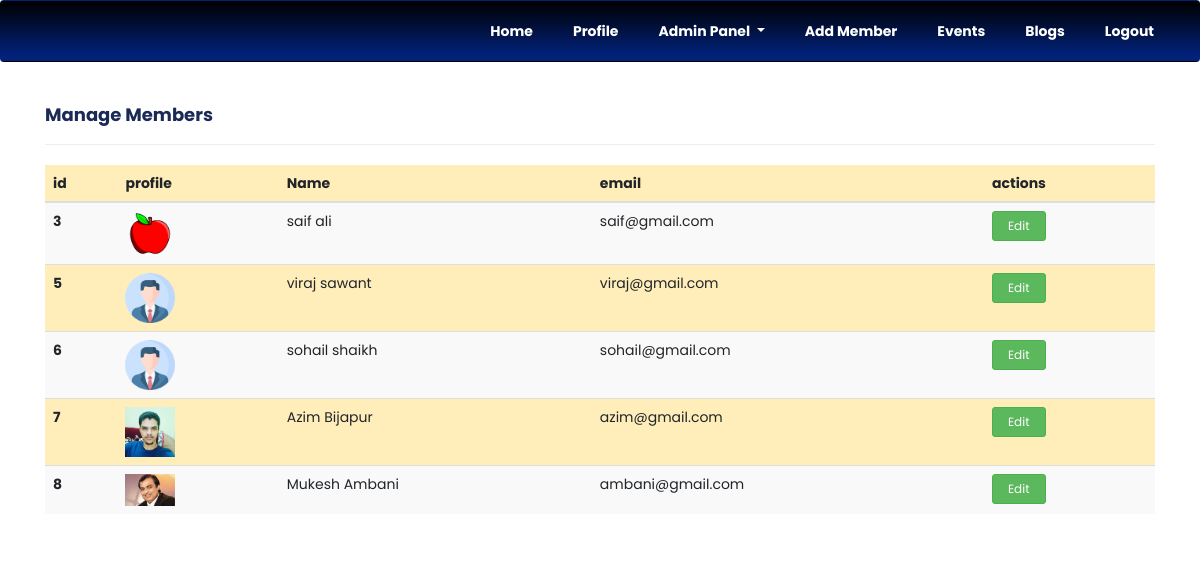
The app's page /expertmanage (signed in) with its own data.
### app.py (models this page shows, shortened)
class Expert(db.Model, UserMixin):
    __tablename__ = 'expert'
    id = db.Column(db.Integer, primary_key=True)
    email = db.Column(db.Text, nullable=False)
    pwd = db.Column(db.Text, nullable=False)
    fname = db.Column(db.Text, nullable=False)
    lname = db.Column(db.Text, nullable=False)
    phone = db.Column(db.Text, nullable=False)
    verified = db.Column(db.Integer, default=2)
    subject = db.Column(db.String(100))
    branch = db.Column(db.String(100))
    address = db.Column(db.String(100))
    image = db.Column(db.String(100), default='')
    receipt = db.Column(db.String(100), default='')

### app.py (the view)
@app.route('/expertmanage', methods=['GET', 'POST'])
@login_required
def expertmanage():
    news = News.query.order_by(News.date.desc()).all()
    if current_user.subject == "Admin":
        experts = Expert.query.filter(
            Expert.subject != "Admin", Expert.verified == 1).all()
        return render_template('expertmanage.html', posts=experts)
    return render_template('Newindex.html', news=news)

### app.py (called while the page is built)
@login_manager.user_loader
def load_user(id):
    print(type(id))
    return Expert.query.get(int(id))

### templates/expertmanage.html (shortened to what this page needs)
{% extends 'Newbase.html' %}
{% block body %}
<section class="p-1">
    <div class="container">
        <h3 class="big-title" >Manage members </h3>
        <hr>
        <table class="table table-sm table-warning   table-striped">
          <thead>
              <tr>
                <th scope="col">id</th>
                <th scope="col">profile</th>
                <th scope="col">Name</th>
                <th scope="col">email</th>
                <th scope="col">actions</th>
              </tr>
              <tbody>
                  {% for res in posts %}
                  <tr>
                    <th scope="row">{{res.id}}</th>
                    <th scope="row"><img class="" src="../static/expert_images/{{res.image}}" style="width:50px; "></th>
                    <td>{{res.fname +" " + res.lname}}</td>
                    <td>{{res.email}}</td>
                    <td>
                                <a class="btn btn-sm btn-success px-4 " href="/expertupdate/{{res.id}}" data-toggle="modal" data-target="#modeledit{{res.id}}">Edit</a>
                    </td>
                  </tr>
</section>
                  {% endfor%}
{% endblock %}

### static/css/main.css (style rules this page uses)
body { font-family: sans-serif; opacity: 1; margin: 0px; padding: 0px; font-family: 'Poppins', sans-serif; }
a { color:white; background-color: transparent; }
@media only screen and (max-width: 1234px) { .big-title { font-size: 18px; color: black; } }
.big-title { text-transform: capitalize; font-weight:bold; color:#1b2956; }

### records on screen
Expert: id "3", image (picture), fname+lname "saif ali", email "saif@gmail.com"
Expert: id "5", image (picture), fname+lname "viraj sawant", email "viraj@gmail.com"
Expert: id "6", image (picture), fname+lname "sohail shaikh", email "sohail@gmail.com"
Expert: id "7", image (picture), fname+lname "Azim Bijapur", email "azim@gmail.com"
Expert: id "8", image (picture), fname+lname "Mukesh Ambani", email "ambani@gmail.com"
